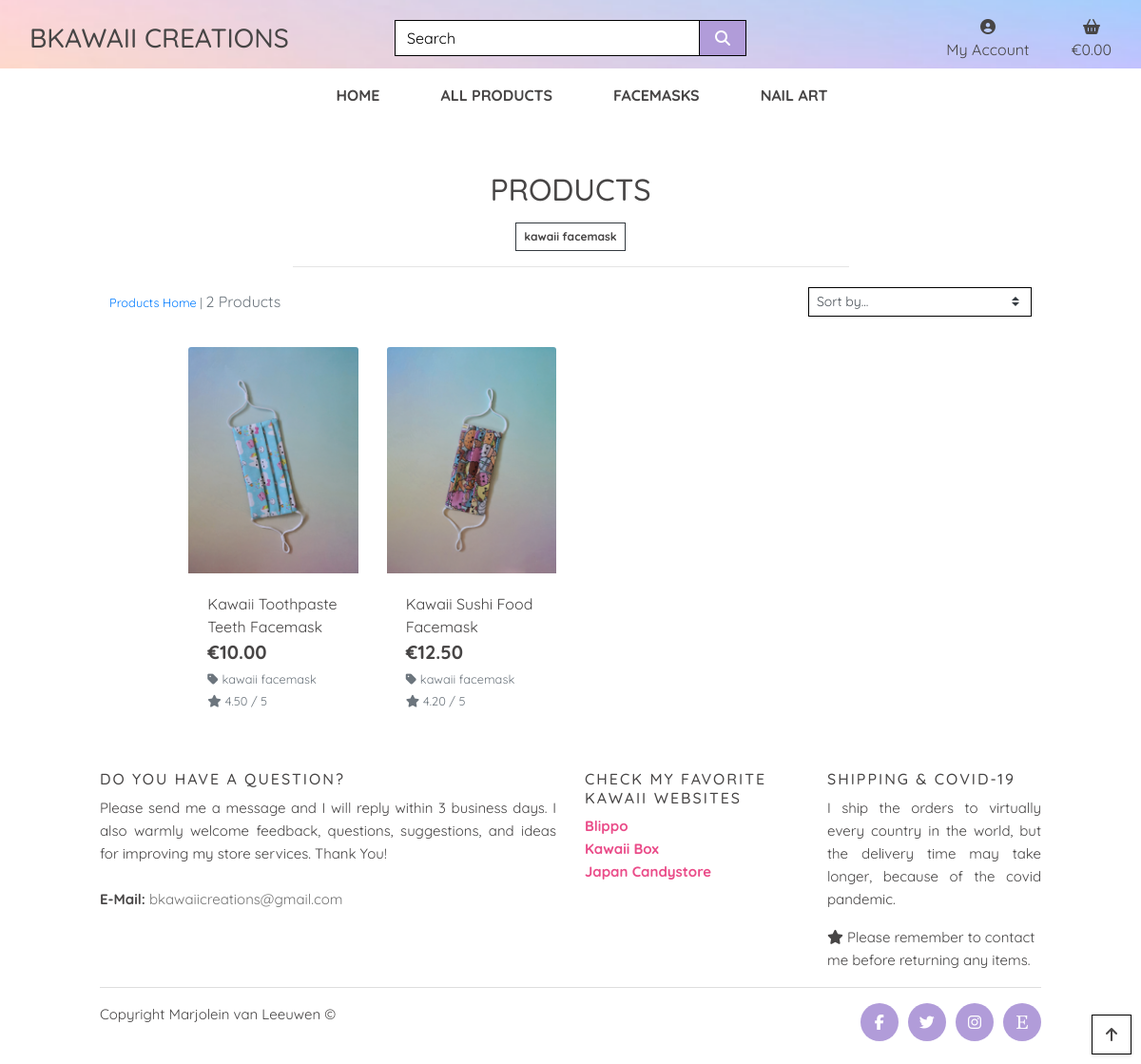
The page /products/?category=kawaii_facemask on the database its author committed.
### products/models.py (models this page shows, shortened)
class Category(models.Model):
    class Meta:
        verbose_name_plural = 'Categories'
    name = models.CharField(max_length=200)
    friendly_name = models.CharField(max_length=200, null=True, blank=True)

class Product(models.Model):
    category = models.ForeignKey('Category', null=True, blank=True, on_delete=models.SET_NULL)
    sku = models.CharField(max_length=200, null=True, blank=True)
    name = models.CharField(max_length=200)
    description = models.TextField()
    price = models.DecimalField(max_digits=6, decimal_places=2)
    rating = models.DecimalField(max_digits=6, decimal_places=2, null=True, blank=True)
    image_url = models.URLField(max_length=1024, null=True, blank=True)
    image = models.ImageField(null=True, blank=True)

### products/views.py (the view, shortened to what this page needs)
# urls.py: path('', views.all_products, name='products'),
def all_products(request):
    products = Product.objects.all()
    query = None
    categories = None
    sort = None
    direction = None
    if request.GET:
        if 'category' in request.GET:
            categories = request.GET['category'].split(',')
            products = products.filter(category__name__in=categories)
            categories = Category.objects.filter(name__in=categories)
    current_sorting = f'{sort}_{direction}'
    context = {
        'products': products,
        'search_term': query,
        'current_categories': categories,
        'current_sorting': current_sorting,
    }
    return render(request, 'products/products.html', context)

### bag/contexts.py (called while the page is built, shortened)
def bag_contents(request):
    bag_items = []
    total = 0
    product_count = 0
    bag = request.session.get('bag', {})
    if total < settings.FREE_DELIVERY_THRESHOLD:
        delivery = total * Decimal(settings.STANDARD_DELIVERY_PERCENTAGE / 100)
        free_delivery_delta = settings.FREE_DELIVERY_THRESHOLD - total
    else:
        delivery = 0
        free_delivery_delta = 0
    grand_total = delivery + total
    context = {
        'bag_items': bag_items,
        'total': total,
        'product_count': product_count,
        'delivery': delivery,
        'free_delivery_delta': free_delivery_delta,
        'free_delivery_threshold': settings.FREE_DELIVERY_THRESHOLD,
        'grand_total': grand_total,
    }
    return context

### products/templates/products/products.html (shortened to what this page needs)
{% extends "base.html" %}
{% load static %}
{% block page_header %}
    <div class="container header-container">
    </div>
{% endblock %}
{% block content %}
    <div class="overlay"></div>
    <div class="container-fluid">
        <div class="row">
            <div class="col text-center mt-3">
                <h2 class="logo-font">Products</h2>
                 {% for c in current_categories %}
                    <a class="category-badge text-decoration-none" href="{% url 'products' %}?category={{ c.name }}">
                        <span class="p-2 mt-2 badge badge-white text-black rounded-0 border border-dark">{{ c.friendly_name }}</span>
                    </a>
                {% endfor %}
                <hr class="w-50 mb-1">
            </div>
        </div>
                <div class="row">
            <div class="product-container col-10 offset-1">
                <div class="row mt-1 mb-2">
                    <div class="col-12 col-md-6 my-auto order-md-last d-flex justify-content-center justify-content-md-end">
                        <div class="sort-select-wrapper w-50">
                            <select id="sort-selector" class="custom-select custom-select-sm rounded-0 border border-{% if current_sorting != 'None_None' %}info{% else %}black{% endif %}">
                                <option value="reset" {% if current_sorting == 'None_None' %}selected{% endif %}>Sort by...</option>
                            </select>
                        </div>
                    </div>
                    <div class="col-12 col-md-6 order-md-first">
                        <p class="text-muted mt-3 text-center text-md-left">
                            {% if search_term or current_categories or current_sorting != 'None_None' %}
                                <span class="small"><a href="{% url 'products' %}">Products Home</a> | </span>
                            {% endif %}
                            {{ products|length }} Products{% if search_term %} found for <strong>"{{ search_term }}"</strong>{% endif %}
                        </p>
                    </div>
                </div>
        <div class="row">
            <div class="product-container col-10 offset-1">
                <div class="row">
                    {% for product in products %}
                        <div class="col-sm-6 col-md-6 col-lg-4 col-xl-3">
                            <div class="card h-100 border-0">
                                {% if product.image %}
                                <a href="{% url 'product_detail' product.id %}">
                                    <img class="card-img-top img-fluid" src="{{ product.image.url }}" alt="{{ product.name }}">
                                </a>
                                {% else %}
                                <a href="{% url 'product_detail' product.id %}">
                                    <img class="card-img-top img-fluid" src="{{ MEDIA_URL }}noimage.png" alt="{{ product.name }}">
                                </a>
                                {% endif %}
                                <div class="card-body pb-0">
                                    <p class="mb-0">{{ product.name }}</p>
                                </div>
                                <div class="card-footer bg-white pt-0 border-0 text-left">
                                    <div class="row">
                                        <div class="col">
                                            <p class="lead mb-0 text-left font-weight-bold">€{{ product.price }}</p>
                                            {% if product.category %}
                                            <p class="small mt-1 mb-0">
                                                <a class="text-muted" href="{% url 'products' %}?category={{ product.category.name }}">
                                                    <i class="fas fa-tag mr-1"></i>{{ product.category.friendly_name }}
                                                </a>
                                            </p>
                                            {% endif %}
                                            {% if product.rating %}
                                                <small class="text-muted"><i class="fas fa-star mr-1"></i>{{ product.rating }} / 5</small>
                                            {% else %}
                                                <small class="text-muted">No Rating</small>
                                            {% endif %}
                                        </div>
                                    </div>
                                </div>
                            </div>
                        </div>
                    {% endfor %}
 </div>
            </div>
        </div>
    </div>
    <footer class="site-footer">
      <div class="container">
        <div class="row">
          <div class="col-sm-12 col-md-6">
            <h6>Do you have a question? </h6>
            <p class="text-justify"> Please send me a message and I will reply within 3 business days. I also warmly welcome feedback, questions, suggestions, and ideas for improving my store services. Thank You! <br>
                    </p>
                    <div class="feature indent first">
            <p class="no-margin" style="padding-bottom: 0px; padding-top: 8px;">
                <b>E-Mail:</b> <a href="mailto:bkawaiicreations@gmail.com"> bkawaiicreations@gmail.com</a></p>
		</div>
          </div>
          <div class="col-xs-6 col-md-3">
            <h6>Check My Favorite Kawaii websites</h6>
            <ul class="footer-links">
              <li><a href="https://www.blippo.com/" target="_blank">Blippo</a></li>
              <li><a href="https://www.kawaiibox.com/" target="_blank">Kawaii Box</a></li>
              <li><a href="https://www.japancandystore.com/" target="_blank">Japan Candystore</a></li>
            </ul>
          </div>
          <div class="col-xs-6 col-md-3">
            <h6>Shipping & COVID-19</h6>
            <p class="text-justify"> I ship the orders to virtually every country in the world, but the delivery time may take longer, because of the covid pandemic.
                </p>
                <span><i class="fas fa-star"></i> Please remember to contact me before returning any items.
                    </span>
          </div>
        </div>
        <hr>
      </div>
      <div class="container">
        <div class="row">
          <div class="col-md-8 col-sm-6 col-xs-12">
            <p class="copyright-text">Copyright Marjolein van Leeuwen &copy;
            </p>
          </div>
          <div class="col-md-4 col-sm-6 col-xs-12">
            <ul class="social-icons">
              <li><a class="facebook" href="https://nl-nl.facebook.com/" target="_blank"><i class="fa fa-facebook"></i></a></li>
              <li><a class="twitter" href="https://twitter.com/?lang=nl" target="_blank"><i class="fa fa-twitter"></i></a></li>
              <li><a class="instagram" href="https://www.instagram.com/bkawaiicreations/" target="_blank"><i class="fab fa-instagram"></i></a></li>
              <li><a class="etsy" href="https://www.etsy.com" target="_blank"><i class="fab fa-etsy"></i></a></li>
            </ul>
          </div>
        </div>
      </div>
</footer>
    <div class="btt-button shadow-sm rounded-0 border border-black">
        <a class="btt-link d-flex h-100">
            <i class="fas fa-arrow-up text-black mx-auto my-auto"></i>
        </a>
    </div>
{% endblock %}

### static/css/base.css (style rules this page uses)
html { height: 100%; }
body { background: white; background-size: cover; height: calc(100vh - 200px); color:#474545; font-family: 'Quicksand', sans-serif; }
.logo-font { text-transform: uppercase; }
.btt-link, .update-link, .remove-item { cursor: pointer; }
.text-black { color:#474545 !important; }
.border-black { border: 1px solid black !important; }
.overlay { height: 100%; width: 100%; top: 0; left: 0; position: fixed; background: white; z-index: -1; }
.btt-button { height: 42px; width: 42px; position: fixed; bottom: 10px; right: 10px; }
@media (min-width: 1200px) { .container { max-width: 85%; } }
@media (min-width: 992px) { .header-container { padding-top: 164px; } }
.site-footer { background-color:white; padding:45px 0 20px; font-size:15px; line-height:24px; color:#474545; }
.site-footer hr { border-top-color:#bbb; opacity:0.5 }
.site-footer h6 { color:#474545; font-size:16px; text-transform:uppercase; margin-top:5px; letter-spacing:2px }
.site-footer a { color:#737373; }
.footer-links { padding-left:0; list-style:none }
.footer-links li { display:block }
.footer-links a { color:#ea4c89; font-weight: bold; }
.site-footer .social-icons { text-align:right }
.site-footer .social-icons a { width:40px; height:40px; line-height:40px; margin-left:6px; margin-right:0; border-radius:100%; background-color:#b19cd9 }
.copyright-text { margin:0 }
.social-icons { padding-left:0; margin-bottom:0; list-style:none }
.social-icons li { display:inline-block; margin-bottom:4px }
.social-icons a { background-color:#eceeef; color:white; font-size:16px; display:inline-block; line-height:44px; width:44px; height:44px; text-align:center; margin-right:8px; border-radius:100%; -webkit-transition:all .2s linear; -o-transition:all .2s linear; transition:all .2s linear }
.row::after { content: ""; clear: both; display: table; }

### rows shown on the page
Category: friendly_name "kawaii facemask"
Product: image (picture), name "Kawaii Toothpaste Teeth Facemask", price "10.00", category.friendly_name "kawaii facemask", rating "4.50"
Product: image (picture), name "Kawaii Sushi Food Facemask", price "12.50", category.friendly_name "kawaii facemask", rating "4.20"

### other values the page prints
{{ products|length }} "2"
